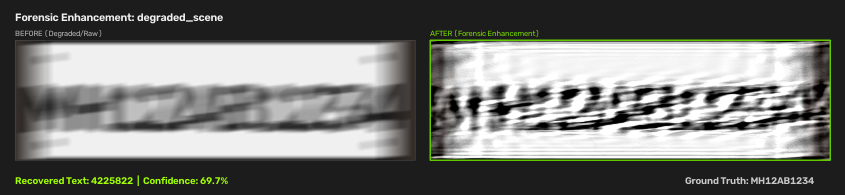
#> input picture samples/case1_motion_blur.png, 1690 x 390 px (shown at 1/2 size)
$ python pipeline.py --image ../samples/case1_motion_blur.png   (older library calls are emulated)
#> lines starting #> are read from the running program, lines starting #| are printed output that depends on the picture
### src/detect.py
"""
detect.py
=========
License plate detection module with cascading detector strategy:
1. YOLOv8 deep learning detector (highest accuracy, requires trained weights).
2. Full-scene OCR text box detection (RapidOCR, good for dark/night captures).
3. Classical CV multi-pass fallback (Sobel edge density + morphology + aspect ratio).
"""
from __future__ import annotations

import logging
import os

import cv2
import numpy as np

logger = logging.getLogger(__name__)

# Resolve project root relative to this file, not CWD
_PROJECT_ROOT = os.path.dirname(os.path.dirname(os.path.abspath(__file__)))

_YOLO_MODEL = None


def load_yolo_model():
    """Loads the trained YOLOv8 license plate detector if weights are present.
    Model paths are resolved relative to the project root, not the CWD."""
    global _YOLO_MODEL
    if _YOLO_MODEL is not None:
        return _YOLO_MODEL

    # B1: Use project-root-relative paths instead of CWD-relative
    # Prefer ONNX (2-4x faster CPU inference, no PyTorch overhead) over .pt
    model_paths = [
        os.path.join(_PROJECT_ROOT, "models", "license_plate_yolo.onnx"),
        os.path.join(_PROJECT_ROOT, "models", "license_plate_yolo.pt"),
        os.path.join(_PROJECT_ROOT, "models", "yolo_plate_run", "weights", "best.pt"),
    ]

    for p in model_paths:
        if os.path.exists(p):
            try:
                from ultralytics import YOLO
                _YOLO_MODEL = YOLO(p)
                logger.info("Deep Learning YOLO model loaded from: %s", p)
                return _YOLO_MODEL
            except Exception as e:
                logger.warning("Failed to load YOLO model from %s: %s", p, e)

    logger.debug("No YOLO model weights found, will use fallback detectors")
    return None


def detect_plate_yolo(frame: np.ndarray, conf_threshold: float = 0.20) -> dict:
    """Runs deep learning YOLO object detector on input frame."""
    model = load_yolo_model()
    if model is None:
        return {"found": False, "box": None, "axis_aligned_bbox": None, "score": 0.0}

    try:
        results = model.predict(source=frame, verbose=False, conf=conf_threshold)
        if results and len(results) > 0 and len(results[0].boxes) > 0:
            boxes = results[0].boxes
            best_idx = int(np.argmax(boxes.conf.cpu().numpy()))
            conf = float(boxes.conf[best_idx].cpu().item())

            xyxy = boxes.xyxy[best_idx].cpu().numpy()
            x1, y1, x2, y2 = map(int, xyxy)

            w = max(1, x2 - x1)
            h = max(1, y2 - y1)
            axis_aligned_bbox = (x1, y1, w, h)

            pts = np.array([[x1, y1], [x2, y1], [x2, y2], [x1, y2]], dtype=np.float32)
            ordered_pts = order_corners(pts)

            return {
                "found": True,
                "box": ordered_pts,
                "axis_aligned_bbox": axis_aligned_bbox,
                "score": round(conf, 4),
                "detector_type": "yolo_deep_learning"
            }
    except Exception as e:
        # B3: Log the error instead of silently swallowing
        logger.warning("YOLO prediction error: %s", e, exc_info=True)

    return {"found": False, "box": None, "axis_aligned_bbox": None, "score": 0.0}


# [66 lines left out: functions order_corners, _score_candidate, _find_candidates_from_binary, not called in this run]


def preprocess_frame_if_dark(frame: np.ndarray) -> np.ndarray:
    """Automatically enhances contrast on under-exposed or night surveillance frames."""
    if frame is None or frame.size == 0:
        return frame
    gray = cv2.cvtColor(frame, cv2.COLOR_BGR2GRAY) if frame.ndim == 3 else frame
    if gray.mean() < 45.0 or gray.max() < 85:
        logger.debug("Dark frame detected (mean=%.1f, max=%d), applying CLAHE", gray.mean(), gray.max())
        lab = cv2.cvtColor(frame, cv2.COLOR_BGR2LAB)
        l, a, b = cv2.split(lab)
        l_clahe = cv2.createCLAHE(clipLimit=4.0, tileGridSize=(8, 8)).apply(l)
        return cv2.cvtColor(cv2.merge((l_clahe, a, b)), cv2.COLOR_LAB2BGR)
    return frame


# Cached RapidOCR instance for detection pass (avoids ~200ms init per call)
_DETECT_RAPID_OCR = None
_DETECT_RAPID_OCR_INIT_ATTEMPTED = False


def _get_detect_rapid_ocr():
    """Lazily initializes and caches a RapidOCR instance for detection."""
    global _DETECT_RAPID_OCR, _DETECT_RAPID_OCR_INIT_ATTEMPTED
    if _DETECT_RAPID_OCR_INIT_ATTEMPTED:
        return _DETECT_RAPID_OCR
    _DETECT_RAPID_OCR_INIT_ATTEMPTED = True
    try:
        from rapidocr_onnxruntime import RapidOCR
        _DETECT_RAPID_OCR = RapidOCR()
    except ImportError:
        logger.debug("RapidOCR not available for full-scene detection pass")
    except Exception as e:
        logger.warning("Failed to init RapidOCR for detection: %s", e)
    return _DETECT_RAPID_OCR


def detect_plate_ocr_pass(proc_frame: np.ndarray) -> dict:
    """Runs a full-scene RapidOCR text box pass for ultra-degraded/dark night captures."""
    try:
        ocr = _get_detect_rapid_ocr()
        if ocr is None:
            return {"found": False, "box": None, "axis_aligned_bbox": None, "score": 0.0}
        results, _ = ocr(proc_frame)
        if results:
            best_cand = None
            best_score = 0.0
            for item in results:
                pts, text, conf = item
                if conf < 0.40 or len(text) < 3:
                    continue
                pts_arr = np.array(pts, dtype=np.float32)
                x_min, y_min = np.min(pts_arr, axis=0)
                x_max, y_max = np.max(pts_arr, axis=0)
                bw, bh = max(1.0, x_max - x_min), max(1.0, y_max - y_min)
                aspect = bw / bh
                if 1.5 <= aspect <= 7.0:
                    score = float(conf)
                    if score > best_score:
                        best_score = score
                        ordered_pts = order_corners(pts_arr)
                        axis_aligned = (int(x_min), int(y_min), int(bw), int(bh))
                        best_cand = {
                            "found": True,
                            "box": ordered_pts,
                            "axis_aligned_bbox": axis_aligned,
                            "score": round(score, 4),
                            "detector_type": "full_scene_ocr"
                        }
            if best_cand is not None:
                return best_cand
    except Exception as e:
        # B3: Log the error instead of silently swallowing
        logger.warning("Full-scene OCR detection pass failed: %s", e, exc_info=True)
    return {"found": False, "box": None, "axis_aligned_bbox": None, "score": 0.0}


def detect_plate(frame: np.ndarray, debug: bool = False) -> dict:
    """Detects and isolates the most probable license plate candidate in a frame.
    First attempts YOLO deep learning detector. If unavailable or low confidence,
    attempts full-scene OCR text box detection and multi-pass Sobel/BlackHat morphology.
    """
    if frame is None or frame.size == 0:
        return {"found": False, "box": None, "axis_aligned_bbox": None, "score": 0.0}

    # Pre-process dark/under-exposed frames
    proc_frame = preprocess_frame_if_dark(frame)

    # 1. Try Deep Learning YOLO Detector (raw frame first, pre-enhanced only if needed)
    yolo_res = detect_plate_yolo(frame)
    if not yolo_res["found"] or yolo_res["score"] < 0.20:
        # Only retry on preprocessed frame if the raw frame failed
        yolo_res = detect_plate_yolo(proc_frame)

    if yolo_res["found"] and yolo_res["score"] >= 0.20:
        logger.debug("Plate detected via YOLO (score=%.3f)", yolo_res["score"])
        return yolo_res

    # 2. Try Full-scene OCR text detection pass (for dark/night surveillance)
    ocr_res = detect_plate_ocr_pass(proc_frame)
    if ocr_res["found"] and ocr_res["score"] >= 0.50:
        logger.debug("Plate detected via full-scene OCR (score=%.3f)", ocr_res["score"])
        return ocr_res

    h, w = proc_frame.shape[:2]
    frame_area = float(h * w)

    # 3. Classical CV Multi-pass Fallback
    gray = cv2.cvtColor(proc_frame, cv2.COLOR_BGR2GRAY) if proc_frame.ndim == 3 else proc_frame
    all_candidates = []

    # Pass 1: Standard Bilateral + Sobel Vertical Edges + Otsu
    smoothed = cv2.bilateralFilter(gray, d=7, sigmaColor=75, sigmaSpace=75)  # d=7 is ~40% faster than d=9
    sobelx = cv2.Sobel(smoothed, cv2.CV_16S, 1, 0, ksize=3)
    sobelx = cv2.convertScaleAbs(sobelx)
    _, thresh1 = cv2.threshold(sobelx, 0, 255, cv2.THRESH_BINARY | cv2.THRESH_OTSU)

    kw1 = max(int(w * 0.025), 15)
    kh1 = max(int(h * 0.010), 3)
    candidates1 = _find_candidates_from_binary(thresh1, gray, frame_area, kw1, kh1)
    all_candidates.extend(candidates1)

    # Pass 2: CLAHE + BlackHat morphology (for low-light/garage images)
    clahe_obj = cv2.createCLAHE(clipLimit=3.0, tileGridSize=(8, 8))
    clahe = clahe_obj.apply(gray)
    blackhat = cv2.morphologyEx(clahe, cv2.MORPH_BLACKHAT, cv2.getStructuringElement(cv2.MORPH_RECT, (13, 5)))
    gradX = cv2.Sobel(blackhat, ddepth=cv2.CV_32F, dx=1, dy=0, ksize=-1)
    gradX = np.absolute(gradX)
    minVal, maxVal = np.min(gradX), np.max(gradX)
    if maxVal > minVal:
        gradX = (255 * ((gradX - minVal) / (maxVal - minVal))).astype("uint8")
        gradX = cv2.GaussianBlur(gradX, (5, 5), 0)
        _, thresh2 = cv2.threshold(gradX, 0, 255, cv2.THRESH_BINARY | cv2.THRESH_OTSU)
        candidates2 = _find_candidates_from_binary(thresh2, gray, frame_area, 13, 5)
        all_candidates.extend(candidates2)

    result = {
        "found": False,
        "box": None,
        "axis_aligned_bbox": None,
        "score": 0.0,
        "edge_map": thresh1 if debug else None,
        "detector_type": "classical_cv_fallback"
    }

    if all_candidates:
        all_candidates.sort(key=lambda t: t[0], reverse=True)
        best_score, rect, bbox, best_closed = all_candidates[0]
        box_pts = cv2.boxPoints(rect)
        ordered_pts = order_corners(box_pts)
        result.update({
            "found": True,
            "box": ordered_pts,
            "axis_aligned_bbox": bbox,
            "score": round(float(best_score), 4),
            "edge_map": best_closed if debug else None
        })
        logger.debug("Plate detected via classical CV (score=%.3f)", best_score)
    else:
        logger.debug("No plate candidates found in frame")

    return result


# [27 lines left out: function crop_with_margin, not called in this run]

### src/pipeline.py
"""
pipeline.py
===========
Master forensic license plate enhancement and recovery pipeline.
Provides:
- End-to-end processing for single images and video clips.
- Multi-frame ECC stabilization and temporal averaging.
- Automated PSF Wiener deblurring bank with Laplacian sharpness selection.
- Multi-scale super-resolution and CLAHE contrast enhancement.
- Multi-variant OCR ensemble with RapidOCR and consensus voting.
- Batch processing mode for directories of images.
- Rigorous quantitative benchmarking on the Indian Vehicle Dataset and synthetic suites.
- Export of standardized forensic artifacts: detected region, rectified plate,
  enhanced plate, comparative before/after composite card, and result.json.
"""
from __future__ import annotations

import argparse
import glob
import json
import logging
import os
import shutil
import sys
import time
from concurrent.futures import ThreadPoolExecutor, as_completed

import cv2
import numpy as np

# Ensure local imports work cleanly
SRC_DIR = os.path.dirname(os.path.abspath(__file__))
if SRC_DIR not in sys.path:
    sys.path.insert(0, SRC_DIR)

import dataset_loader
import detect
import enhance
import metrics
import ocr_engine
import synth_data

logger = logging.getLogger(__name__)


# ---------------------------------------------------------------------------
# JSON Serialization Helpers (B9)
# ---------------------------------------------------------------------------

class NumpySafeEncoder(json.JSONEncoder):
    """Custom JSON encoder that handles numpy types, inf, and NaN values
    which would otherwise crash json.dump with TypeError."""

    # [13 lines left out: function default, not called in this run]


def _safe_json_dump(data: dict, fp, **kwargs):
    """Safely serialize data to JSON, handling numpy types and inf values."""
    json.dump(data, fp, cls=NumpySafeEncoder, **kwargs)


# ---------------------------------------------------------------------------
# Core Pipeline Functions
# ---------------------------------------------------------------------------

# [151 lines left out: functions select_best_deblur, build_enhancement_variants, generate_before_after_card, not called in this run]


def process_frame(frame: np.ndarray, ground_truth_text: str = None,
                  clean_reference: np.ndarray = None, out_dir: str = None,
                  case_name: str = "case", force_bbox: tuple = None) -> dict:
    """Processes a single frame or stabilized composite image through the complete pipeline."""
    start_time = time.perf_counter()

    if out_dir:
        os.makedirs(out_dir, exist_ok=True)

    # Pre-process dark/under-exposed frames
    proc_frame = detect.preprocess_frame_if_dark(frame)

    # 1. License plate detection
    det = detect.detect_plate(proc_frame)
    if force_bbox is not None:
        # Use known ground-truth bounding box (x, y, w, h)
        x, y, w, h = force_bbox
        pts = np.array([[x, y], [x + w, y], [x + w, y + h], [x, y + h]], dtype=np.float32)
        det["found"] = True
        det["box"] = pts
        det["axis_aligned_bbox"] = force_bbox
        det["score"] = 1.0

    if det["found"] and det["box"] is not None:
        rectified = enhance.rectify_perspective(proc_frame, det["box"], out_size=(400, 120))
        raw_crop, _ = detect.crop_with_margin(proc_frame, det["axis_aligned_bbox"], margin_ratio=0.10)
    else:
        # Graceful fallback: resize entire region
        rectified = cv2.resize(proc_frame, (400, 120))
        raw_crop = proc_frame

    # 2. Enhancement variants
    variants, best_visual, deblur_label = build_enhancement_variants(rectified)

    # Also test raw crop directly to demonstrate baseline failure
    raw_for_ocr = enhance.add_ocr_border(cv2.resize(raw_crop, (400, 120)), padding=20)
    raw_text, raw_conf = ocr_engine.ocr_single_image(raw_for_ocr)

    # 3. OCR on enhancement variants
    ocr_result = ocr_engine.read_plate_variants(variants)

    # 4. Metrics computation
    sharpness_before = round(metrics.compute_sharpness(rectified), 2)
    sharpness_after = round(metrics.compute_sharpness(best_visual), 2)

    # B9: Ensure all values are JSON-serializable native Python types
    result = {
        "case": case_name,
        "detection": {
            "found": bool(det["found"]),
            "score": float(det.get("score", 0.0)),
            "bbox": _to_native(det.get("axis_aligned_bbox")),
            "detector_type": det.get("detector_type", "unknown"),
        },
        "deblur_chosen": deblur_label,
        "baseline_ocr": {
            "raw_crop_text": raw_text,
            "raw_crop_conf": float(raw_conf),
        },
        "recovered_ocr": {
            "text": ocr_result["text"],
            "confidence": float(ocr_result["confidence"]),
            "winning_variant": ocr_result["winning_variant"],
            "consensus_count": ocr_result.get("consensus_count", 0),
            "candidates": ocr_result["all_candidates"],
        },
        "sharpness": {
            "before": sharpness_before,
            "after": sharpness_after,
        },
        "processing_time_s": round(time.perf_counter() - start_time, 3),
    }

    if ground_truth_text:
        result["accuracy"] = metrics.char_accuracy(ground_truth_text, ocr_result["text"])
        result["baseline_accuracy"] = metrics.char_accuracy(ground_truth_text, raw_text)

    if clean_reference is not None:
        p_bef, s_bef = metrics.compute_psnr_ssim(clean_reference, rectified)
        p_aft, s_aft = metrics.compute_psnr_ssim(clean_reference, best_visual)
        result["image_quality"] = {
            "psnr_before": round(p_bef, 2),
            "ssim_before": round(s_bef, 4),
            "psnr_after": round(p_aft, 2),
            "ssim_after": round(s_aft, 4)
        }

    # 5. Save deliverable files
    if out_dir:
        cv2.imwrite(os.path.join(out_dir, "01_detected_plate.png"), raw_crop)
        cv2.imwrite(os.path.join(out_dir, "02_rectified_plate.png"), rectified)
        cv2.imwrite(os.path.join(out_dir, "03_enhanced_plate.png"), best_visual)

        card = generate_before_after_card(
            rectified, best_visual,
            title=f"Forensic Enhancement: {case_name}",
            predicted_text=ocr_result["text"],
            confidence=ocr_result["confidence"],
            ground_truth=ground_truth_text,
            sharpness_before=sharpness_before,
            sharpness_after=sharpness_after,
            deblur_method=deblur_label,
        )
        cv2.imwrite(os.path.join(out_dir, "04_before_after.png"), card)

        with open(os.path.join(out_dir, "result.json"), "w") as f:
            _safe_json_dump(result, f, indent=2)

    return result


# [13 lines left out: function _to_native, not called in this run]


def process_image(path: str, ground_truth: str = None, clean_ref_path: str = None,
                  out_dir: str = None, force_bbox: tuple = None) -> dict:
    """Processes a single image file."""
#> called with path = '../samples/case1_motion_blur.png', out_dir = 'outputs/adhoc'
    frame = cv2.imread(path)
#> frame is the input picture: shape (390, 1690, 3); mean B, G, R 116.1, 119.3, 118.2
    if frame is None:
        raise FileNotFoundError(f"Could not read image from {path}")
    clean_ref = cv2.imread(clean_ref_path) if clean_ref_path else None
    case_name = os.path.splitext(os.path.basename(path))[0]
    return process_frame(frame, ground_truth, clean_ref, out_dir, case_name, force_bbox)
#> in preprocess_frame_if_dark, `gray = cv2.cvtColor(frame, cv2.COLOR_BGR2GRAY) if frame.ndim == 3 else..`:
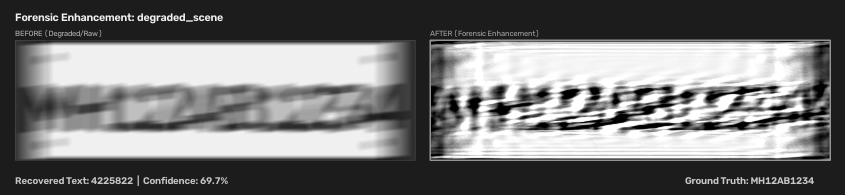
#> gray: shape (390, 1690) (shown at 1/2 size); min 0, max 255, mean 118.6
#> in detect_plate, `yolo_res = detect_plate_yolo(frame)`: yolo_res = 4 items


# [209 lines left out: functions process_video, process_batch, run_real_benchmark, run_synthetic_benchmark, not called in this run]


# ---------------------------------------------------------------------------
# CLI Entry Point
# ---------------------------------------------------------------------------

def main():
    parser = argparse.ArgumentParser(
        description="Forensic License Plate Enhancement & Recovery Pipeline",
        formatter_class=argparse.RawDescriptionHelpFormatter,
        epilog="""Examples:
  python src/pipeline.py --image path/to/vehicle.jpg --out outputs/case1
  python src/pipeline.py --video path/to/clip.mp4 --out outputs/video1
  python src/pipeline.py --batch-dir path/to/images/ --out outputs/batch_results
  python src/pipeline.py --benchmark-real --num-samples 8
  python src/pipeline.py --benchmark-synth
"""
    )
    parser.add_argument("--image", help="Path to input vehicle image")
    parser.add_argument("--video", help="Path to input vehicle video clip")
    parser.add_argument("--batch-dir", help="Directory of images for batch processing")
    parser.add_argument("--out", default="outputs/adhoc", help="Output directory for generated artifacts")
    parser.add_argument("--gt", default=None, help="Optional ground-truth plate text for evaluation")
    parser.add_argument("--clean-ref", default=None, help="Optional clean reference plate image for PSNR/SSIM")
    parser.add_argument("--bbox", default=None, help="Optional manual plate bounding box 'x,y,w,h'")
    parser.add_argument("--benchmark-real", action="store_true", help="Run comprehensive benchmark on Indian Vehicle Dataset")
    parser.add_argument("--benchmark-synth", action="store_true", help="Run benchmark on synthetic test suite")
    parser.add_argument("--num-samples", type=int, default=8, help="Number of samples to evaluate for real benchmark")
    parser.add_argument("--log-level", default="INFO",
                        choices=["DEBUG", "INFO", "WARNING", "ERROR"],
                        help="Logging verbosity level (default: INFO)")
    parser.add_argument("--version", action="version", version="%(prog)s 1.1.0")

    args = parser.parse_args()

    # Configure structured logging
    logging.basicConfig(
        level=getattr(logging, args.log_level),
        format="%(asctime)s %(levelname)-5s [%(name)s] %(message)s",
        datefmt="%H:%M:%S",
    )

    force_bbox = None
    if args.bbox:
        try:
            force_bbox = tuple(map(int, args.bbox.split(",")))
        except Exception as e:
            logger.error("Error parsing --bbox argument: %s", e)

    if args.benchmark_real:
        run_real_benchmark(num_samples=args.num_samples)
        return

    if args.benchmark_synth:
        run_synthetic_benchmark()
        return

    if args.batch_dir:
        process_batch(args.batch_dir, out_root=args.out, ground_truth=args.gt)
        return

    if args.video:
        res = process_video(args.video, ground_truth=args.gt, clean_ref_path=args.clean_ref, out_dir=args.out)
        print(json.dumps(res, indent=2, cls=NumpySafeEncoder))
        return

    if args.image:
        res = process_image(args.image, ground_truth=args.gt, clean_ref_path=args.clean_ref, out_dir=args.out, force_bbox=force_bbox)
        print(json.dumps(res, indent=2, cls=NumpySafeEncoder))
        return

    parser.print_help()


if __name__ == "__main__":
    main()
#> (the call stopped at in _get_detect_rapid_ocr, `_DETECT_RAPID_OCR = RapidOCR()`: rapidocr_onnxruntime is not available in this run)
